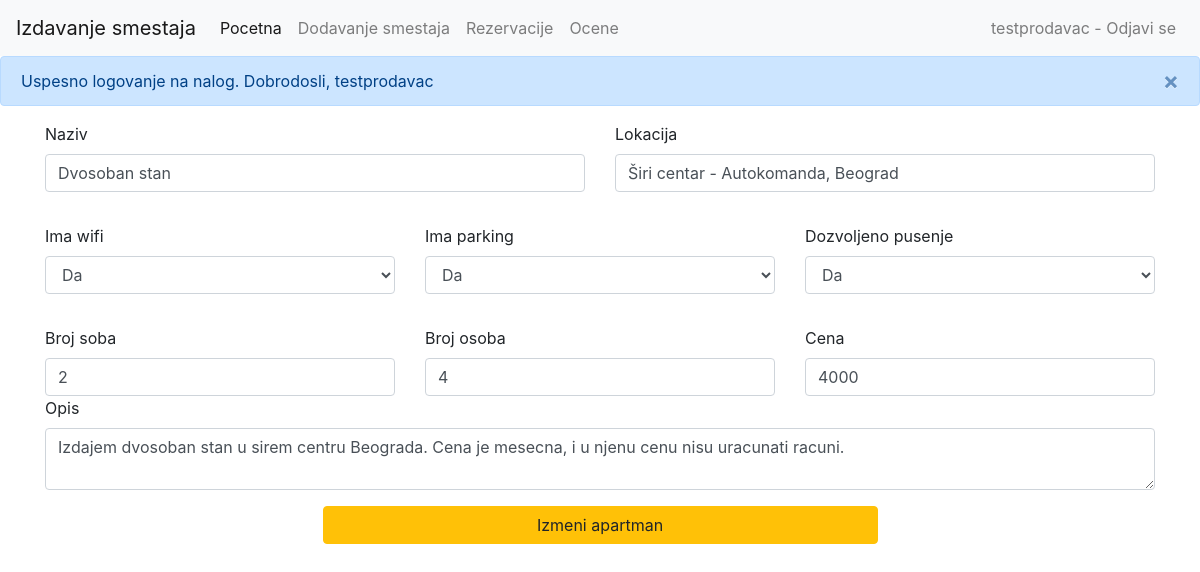
/editapt.php?id=2 (signed in), run on the app's committed database.
### tables this page shows
CREATE TABLE `appartments` (
  `id` int(11) NOT NULL,
  `user_id` int(11) NOT NULL,
  `name` varchar(50) NOT NULL,
  `price` int(11) NOT NULL,
  `location` varchar(300) NOT NULL,
  `number_of_rooms` int(11) NOT NULL,
  `max_customers` int(11) NOT NULL,
  `has_parking` int(11) NOT NULL,
  `has_wifi` int(11) NOT NULL,
  `smoking_allowed` int(11) NOT NULL,
  `description` text NOT NULL
);

### editapt.php (the view, shortened to what this page needs)
<!DOCTYPE html>
<html lang="en">
<head>
    <?php require("./comp/bootstrap.php"); ?>
</head>
<body>
    <?php require("./comp/nav.php"); ?>
    <?php $query = "SELECT * FROM appartments where id = {$_GET["id"]}";
    $appartment = $database->query($query)->fetch_assoc();
    ?>
    <div class="container">
        <form method="POST" action="server.php">
            <div class="row mt-3">
                <div class="col-md-6">
                    <div class="form-group">
                        <label for="name">Naziv</label>
                        <input type="text" class="form-control" id="name" name="name" value="<?php echo $appartment['name']; ?>">
                    </div>
                </div>
                <div class="col-md-6">
                    <div class="form-group">
                        <label for="location">Lokacija</label>
                        <input type="text" class="form-control" id="location" name="location" value="<?php echo $appartment['location']; ?>">
                    </div>
                </div>
            </div>
            <div class="row mt-3">
                <div class="col-md-4">
                    <div class="form-group">
                        <label for="wifi">Ima wifi</label>
                        <select class="form-control" name="hasWifi" id="wifi">
                            <option value="1" <?php if ($appartment["has_wifi"] == 1) echo "selected"; ?>>Da</option>
                        </select>
                    </div>
                </div>
                <div class="col-md-4">
                    <div class="form-group">
                        <label for="parking">Ima parking</label>
                        <select class="form-control" name="hasParking" id="parking">
                            <option value="1" <?php if ($appartment["has_parking"] == 1) echo "selected"; ?>>Da</option>
                        </select>
                    </div>
                </div>
                <div class="col-md-4">
                    <div class="form-group">
                        <label for="smoking">Dozvoljeno pusenje</label>
                        <select class="form-control" name="smokingAllowed" id="smoking">
                            <option value="1" <?php if ($appartment["smoking_allowed"] == 1) echo "selected"; ?>>Da</option>
                        </select>
                    </div>
                </div>
            </div>
            <div class="row mt-3">
                <div class="col-md-4">
                    <label for="roomNum">Broj soba</label>
                    <input type="number" class="form-control" name="roomNum" value="<?php echo $appartment['number_of_rooms']; ?>">
                </div>
                <div class=" col-md-4">
                    <label for="personNum">Broj osoba</label>
                    <input type="number" class="form-control" name="personNum" value="<?php echo $appartment['max_customers']; ?>">
                </div>
                <div class="col-md-4">
                    <label for="price">Cena</label>
                    <input type="number" class="form-control" name="price" value="<?php echo $appartment['price']; ?>">
                </div>
            </div>
            <div>
                <label for="description">Opis</label>
                <textarea class="form-control" name="description" id="description"><?php echo $appartment['description']; ?></textarea>
            </div>
            <button class="btn mt-3 btn-warning w-50 mx-auto btn-block" type="submit">Izmeni apartman</button>
        </form>
    </div>
</body>
</html>

### data on the page
appartments: name "Dvosoban stan", location "Širi centar - Autokomanda, Beograd", hasWifi "Da", hasParking "Da", smokingAllowed "Da", roomNum "2", personNum "4", price "4000", description "Izdajem dvosoban stan u sirem centru Beograda. Cena je mesecna, i u njenu cenu nisu uracunati racuni."

### other printed values
$_SESSION["user"]["username"] "testprodavac"
$_SESSION["message"] "Uspesno logovanje na nalog. Dobrodosli, testprodavac"
